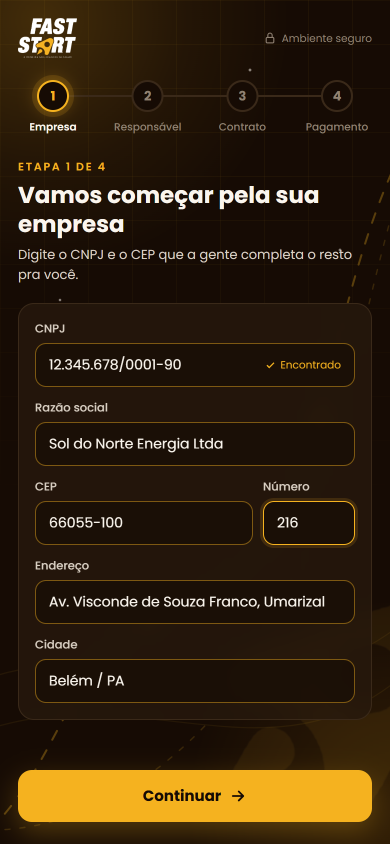
#> input picture fast-start/telas/M01-empresa.png, 780 x 1688 px, given in place of empresa.png, which was not available (shown at 1/2 size)
$ python _esqueleto.py
#> lines starting #> are read from the running program, lines starting #| are printed output that depends on the picture; pictures that were not available may be replaced by others from this repository, and a replacement may not be noted
"""Renderiza cada estado do checkout (servidor local na porta 8747, raiz em
JornadaMilhao) e monta a comparação lado a lado com a imagem validada.
Saída: telas/esqueleto/<estado>.png e telas/esqueleto/_comparacao-<estado>.png
Uso: python _esqueleto.py [pasta-de-saída] [pagina.html]
"""
import pathlib, subprocess, sys
from PIL import Image

CHROME = r"C:\Program Files\Google\Chrome\Application\chrome.exe"
PAGINA = sys.argv[2] if len(sys.argv) > 2 else ""
EXTRA = "&exemplo=1" if "--exemplo" in sys.argv else ""
BASE = "http://localhost:8747/fast-start/"
aqui = pathlib.Path(__file__).resolve().parent
saida = aqui / (sys.argv[1] if len(sys.argv) > 1 else "esqueleto")
saida.mkdir(exist_ok=True)

CELULAR = [("empresa", "M01-empresa"), ("confirma-1", "M02-confirmado-etapa"), ("responsavel", "M03-responsavel"),
           ("contrato", "M04a-assinar-autentique"), ("autentique", "M04b-janela-autentique"),
           ("contrato-assinado", "M04c-contrato-assinado"), ("cartao", "M05c-cartao-link"), ("confirmando", "M05d-confirmando"), ("pix", "M05b-pix"),
           ("final", "M06-vaga-garantida")]

def chrome(url, png, janela, escala):
#> called with janela = '500,900', escala = 2
    subprocess.run([CHROME, "--headless=new", "--hide-scrollbars", "--virtual-time-budget=4000",
                    f"--force-device-scale-factor={escala}", f"--window-size={janela}",
                    f"--screenshot={png}", url], check=True, capture_output=True)
#> (this line was passed over: subprocess is not available in this run)

def comparar(imagem, esqueleto, destino):
    a, b = Image.open(imagem).convert("RGB"), Image.open(esqueleto).convert("RGB")
    b = b.resize(a.size)
    c = Image.new("RGB", (a.width * 2 + 20, a.height), "white")
    c.paste(a, (0, 0)); c.paste(b, (a.width + 20, 0))
    c.save(destino)

for estado, imagem in CELULAR:
    png = saida / f"{estado}.png"
    chrome(BASE + "telas/maquete/_quadro390.html#" + BASE + PAGINA + "?estado=" + estado + EXTRA, png, "500,900", 2)
    Image.open(png).crop((0, 0, 780, 1688)).save(png)
    comparar(aqui / f"{imagem}.png", png, saida / f"_comparacao-{estado}.png")
#> in comparar, a is the input picture: PIL image 780x1688 RGB; mean R, G, B 50.9, 34.7, 14.8
#> in comparar, `c = Image.new("RGB", (a.width * 2 + 20, a.height), "white")`: c: PIL image 1580x1688 RGB; every value is 255
#> in comparar, `c.paste(a, (0, 0))`:
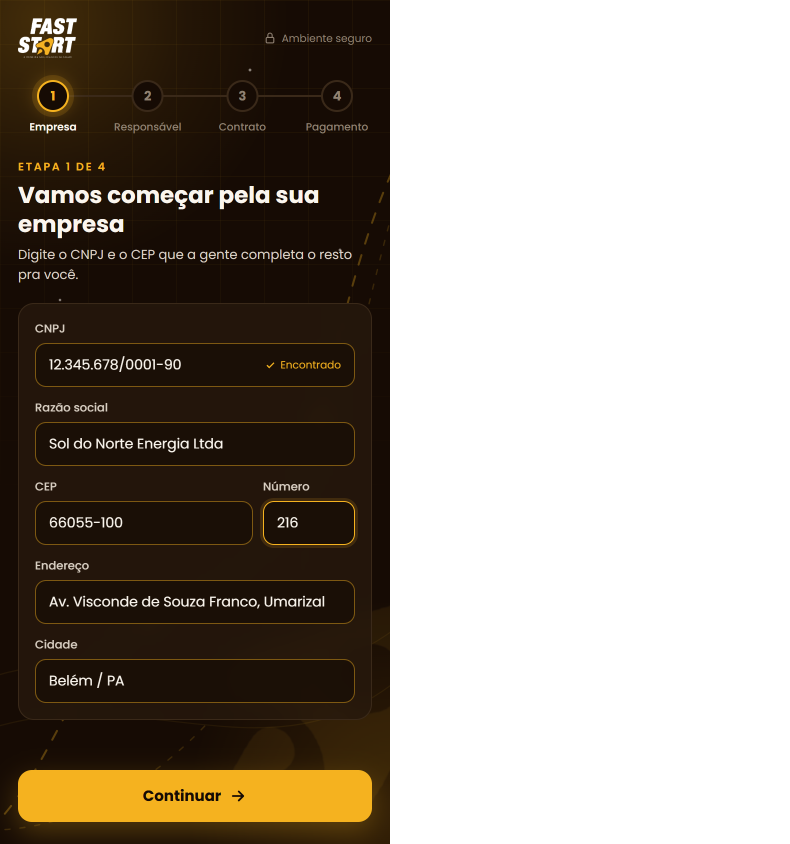
#> c: PIL image 1580x1688 RGB (shown at 1/2 size); mean R, G, B 154.2, 146.2, 136.4
#> in comparar, `c.paste(b, (a.width + 20, 0))`:
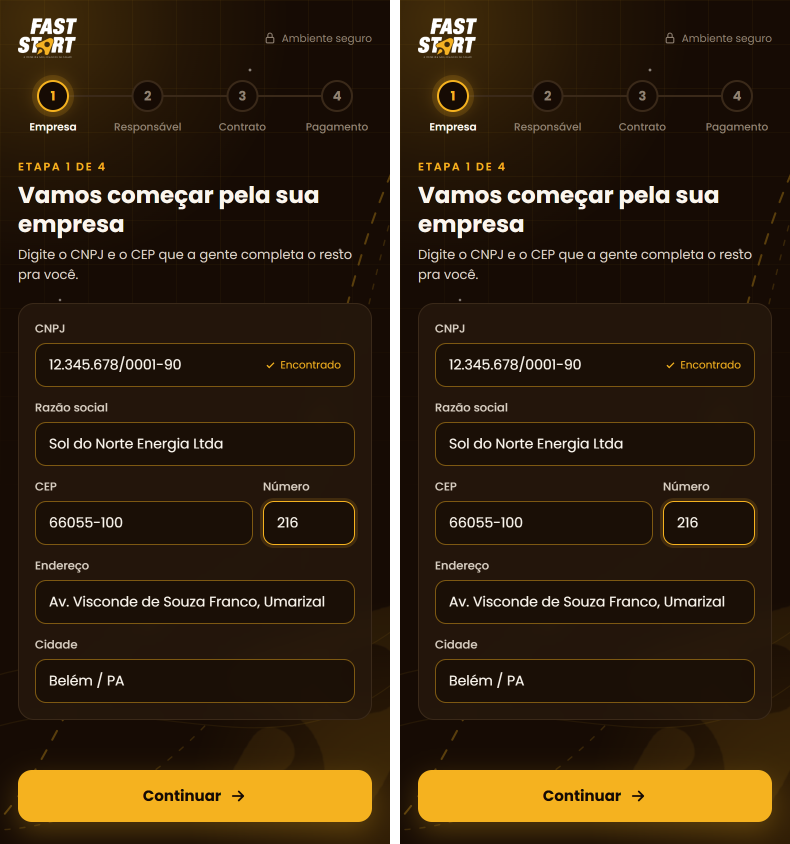
#> c: PIL image 1580x1688 RGB (shown at 1/2 size); mean R, G, B 53.5, 37.5, 17.9
    print("ok", estado)
#> pass 2 of the loop `for estado, imagem in CELULAR:`:
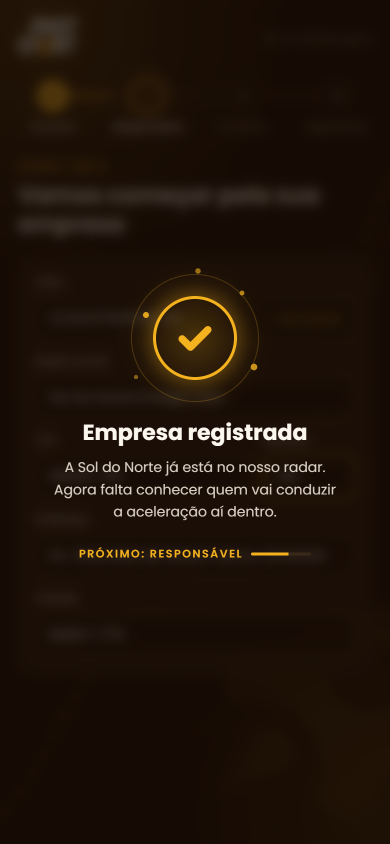
#> input picture fast-start/telas/M02-confirmado-etapa.png, 780 x 1688 px, given in place of confirma-1.png, which was not available (shown at 1/2 size)
#> in comparar, a is the input picture: PIL image 780x1688 RGB; mean R, G, B 31.4, 19.2, 9.4
#> in comparar (call 2), `c.paste(a, (0, 0))`:
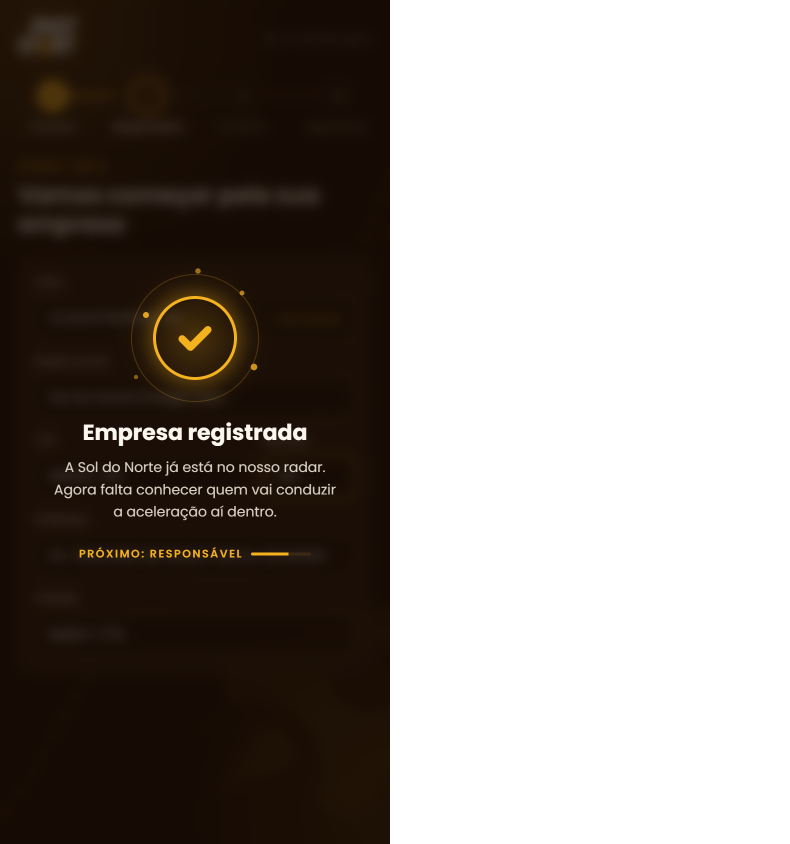
#> c: PIL image 1580x1688 RGB (shown at 1/2 size); mean R, G, B 144.6, 138.6, 133.7
#> in comparar (call 2), `c.paste(b, (a.width + 20, 0))`:
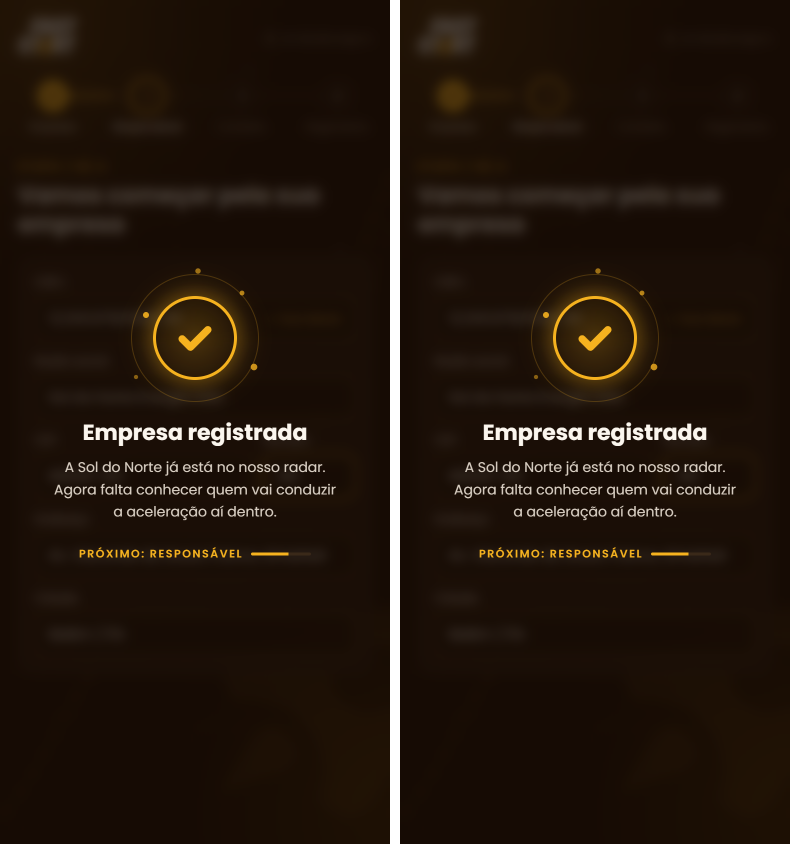
#> c: PIL image 1580x1688 RGB (shown at 1/2 size); mean R, G, B 34.2, 22.2, 12.5
#> pass 3 of the loop `for estado, imagem in CELULAR:`:
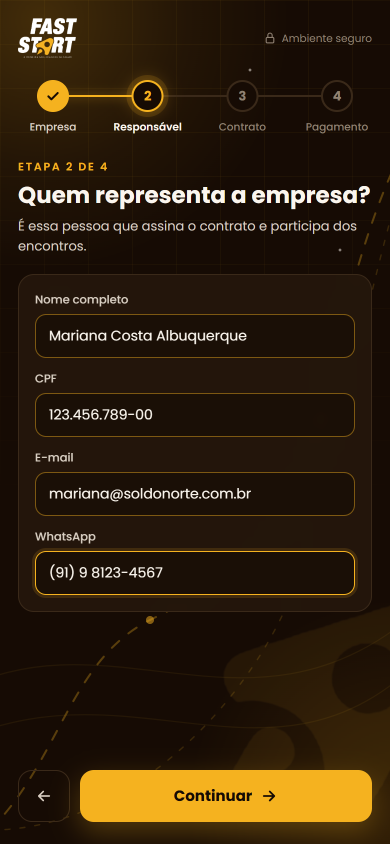
#> input picture fast-start/telas/M03-responsavel.png, 780 x 1688 px (shown at 1/2 size)
#> in comparar, a is the input picture: PIL image 780x1688 RGB; mean R, G, B 48.5, 32.6, 13.7
#> in comparar (call 3), `c.paste(a, (0, 0))`:
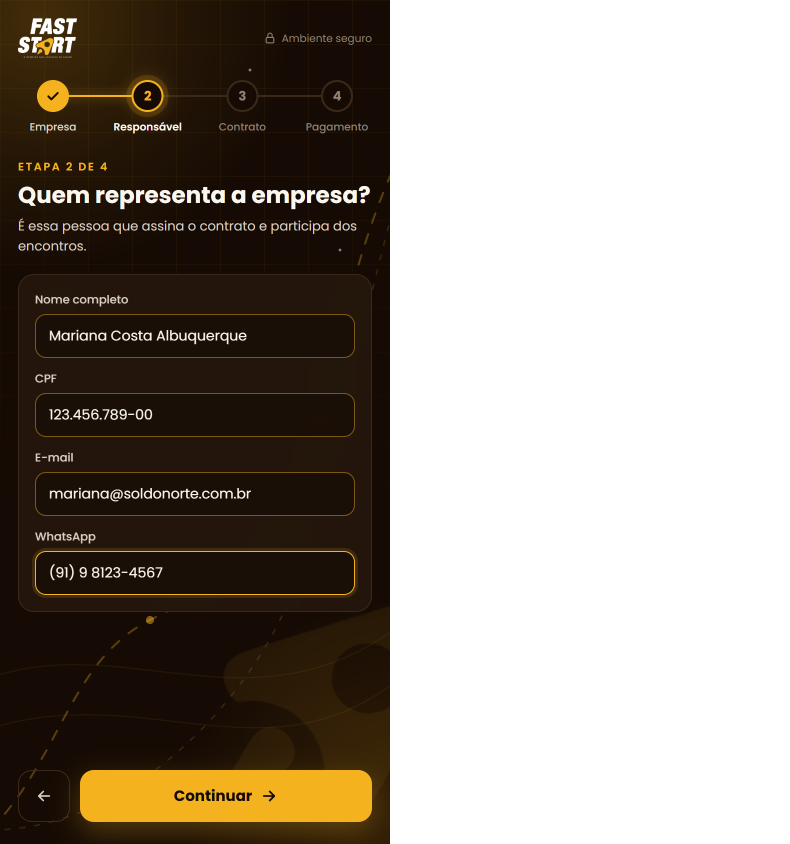
#> c: PIL image 1580x1688 RGB (shown at 1/2 size); mean R, G, B 153, 145.2, 135.9
#> in comparar (call 3), `c.paste(b, (a.width + 20, 0))`:
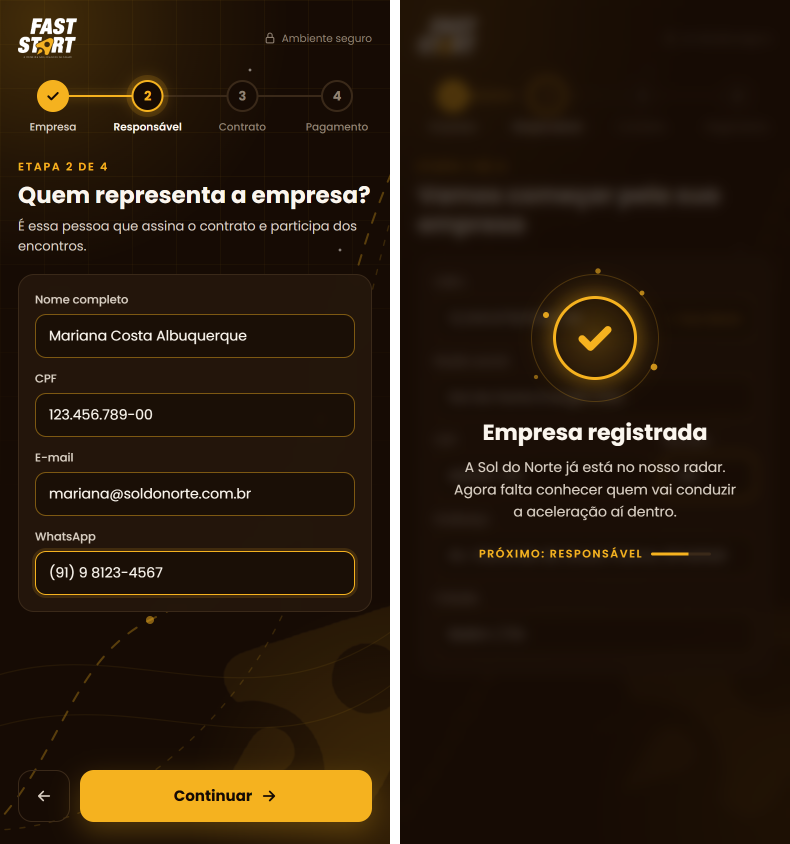
#> c: PIL image 1580x1688 RGB (shown at 1/2 size); mean R, G, B 42.6, 28.8, 14.6
#> (the run stopped early here; a loop or call above may not have finished)
